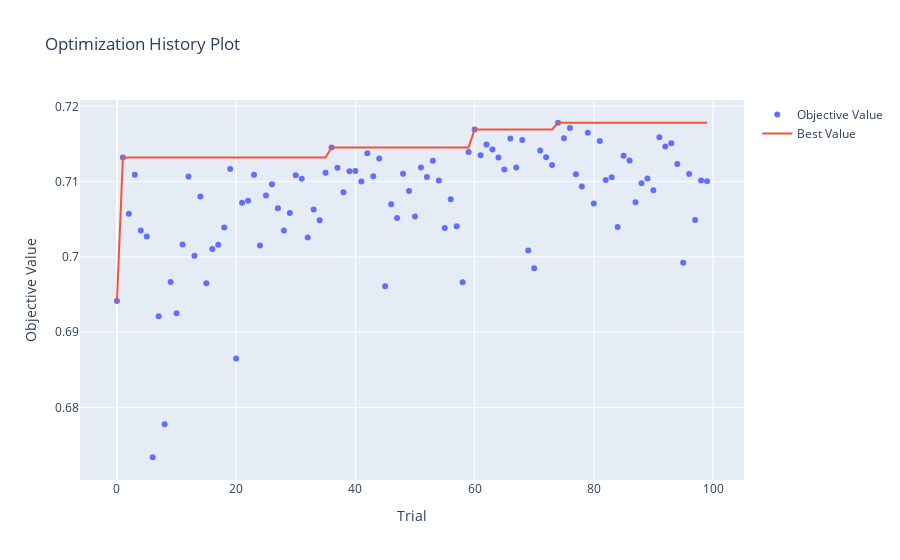
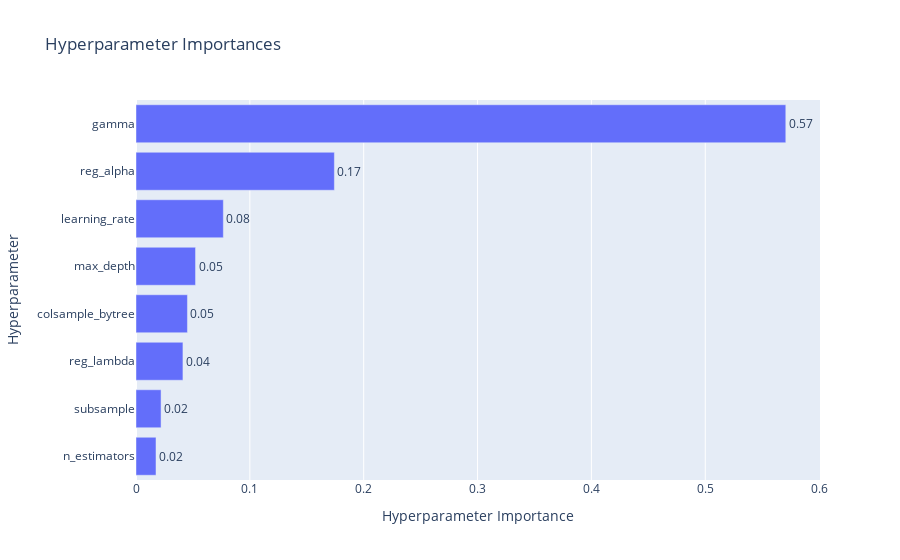

Notebook code for these charts, in order:
### Code cell
print(f"Лучшие параметры для XGBoost:")
print(study_xgb.best_params)
print(f"Лучший ROC-AUC: {study_xgb.best_value:.4f}")

fig = optuna.visualization.plot_optimization_history(study_xgb)
fig.show()

fig = optuna.visualization.plot_param_importances(study_xgb)
fig.show()

### Figure 1 — Plotly figure (JSON) as saved in the notebook; plotly's stock layout.template omitted (floating-point values rounded to 4 significant figures)
{"data": [{"mode": "markers", "name": "Objective Value", "type": "scatter", "x": [0, 1, 2, 3, 4, 5, 6, 7, 8, 9, 10, 11, 12, 13, 14, 15, 16, 17, 18, 19, 20, 21, 22, 23, 24, 25, 26, 27, 28, 29, 30, 31, 32, 33, 34, 35, 36, 37, 38, 39, 40, 41, 42, 43, 44, 45, 46, 47, 48, 49, 50, 51, 52, 53, 54, 55, 56, 57, 58, 59, 60, 61, 62, 63, 64, 65, 66, 67, 68, 69, 70, 71, 72, 73, 74, 75, 76, 77, 78, 79, 80, 81, 82, 83, 84, 85, 86, 87, 88, 89, 90, 91, 92, 93, 94, 95, 96, 97, 98, 99], "y": [0.6941, 0.7132, 0.7057, 0.7109, 0.7035, 0.7027, 0.6734, 0.6921, 0.6778, 0.6967, 0.6925, 0.7017, 0.7107, 0.7001, 0.708, 0.6965, 0.701, 0.7016, 0.7039, 0.7117, 0.6865, 0.7072, 0.7074, 0.7109, 0.7015, 0.7081, 0.7096, 0.7065, 0.7035, 0.7058, 0.7108, 0.7104, 0.7026, 0.7063, 0.7049, 0.7112, 0.7145, 0.7118, 0.7086, 0.7114, 0.7114, 0.71, 0.7138, 0.7107, 0.7131, 0.6961, 0.707, 0.7052, 0.711, 0.7088, 0.7053, 0.7119, 0.7106, 0.7128, 0.7102, 0.7038, 0.7076, 0.7041, 0.6966, 0.7139, 0.7169, 0.7135, 0.7149, 0.7143, 0.7132, 0.7116, 0.7157, 0.7119, 0.7155, 0.7008, 0.6985, 0.7141, 0.7132, 0.7122, 0.7178, 0.7158, 0.7171, 0.711, 0.7093, 0.7165, 0.7071, 0.7154, 0.7102, 0.7106, 0.704, 0.7134, 0.7128, 0.7072, 0.7098, 0.7104, 0.7089, 0.7159, 0.7147, 0.7151, 0.7123, 0.6992, 0.711, 0.7049, 0.7101, 0.7101]}, {"mode": "lines", "name": "Best Value", "type": "scatter", "x": [0, 1, 2, 3, 4, 5, 6, 7, 8, 9, 10, 11, 12, 13, 14, 15, 16, 17, 18, 19, 20, 21, 22, 23, 24, 25, 26, 27, 28, 29, 30, 31, 32, 33, 34, 35, 36, 37, 38, 39, 40, 41, 42, 43, 44, 45, 46, 47, 48, 49, 50, 51, 52, 53, 54, 55, 56, 57, 58, 59, 60, 61, 62, 63, 64, 65, 66, 67, 68, 69, 70, 71, 72, 73, 74, 75, 76, 77, 78, 79, 80, 81, 82, 83, 84, 85, 86, 87, 88, 89, 90, 91, 92, 93, 94, 95, 96, 97, 98, 99], "y": [0.6941, 0.7132, 0.7132, 0.7132, 0.7132, 0.7132, 0.7132, 0.7132, 0.7132, 0.7132, 0.7132, 0.7132, 0.7132, 0.7132, 0.7132, 0.7132, 0.7132, 0.7132, 0.7132, 0.7132, 0.7132, 0.7132, 0.7132, 0.7132, 0.7132, 0.7132, 0.7132, 0.7132, 0.7132, 0.7132, 0.7132, 0.7132, 0.7132, 0.7132, 0.7132, 0.7132, 0.7145, 0.7145, 0.7145, 0.7145, 0.7145, 0.7145, 0.7145, 0.7145, 0.7145, 0.7145, 0.7145, 0.7145, 0.7145, 0.7145, 0.7145, 0.7145, 0.7145, 0.7145, 0.7145, 0.7145, 0.7145, 0.7145, 0.7145, 0.7145, 0.7169, 0.7169, 0.7169, 0.7169, 0.7169, 0.7169, 0.7169, 0.7169, 0.7169, 0.7169, 0.7169, 0.7169, 0.7169, 0.7169, 0.7178, 0.7178, 0.7178, 0.7178, 0.7178, 0.7178, 0.7178, 0.7178, 0.7178, 0.7178, 0.7178, 0.7178, 0.7178, 0.7178, 0.7178, 0.7178, 0.7178, 0.7178, 0.7178, 0.7178, 0.7178, 0.7178, 0.7178, 0.7178, 0.7178, 0.7178]}, {"marker": {"color": "#cccccc"}, "mode": "markers", "name": "Infeasible Trial", "showlegend": false, "type": "scatter", "x": [], "y": []}], "layout": {"title": {"text": "Optimization History Plot"}, "xaxis": {"title": {"text": "Trial"}}, "yaxis": {"title": {"text": "Objective Value"}}}}

### Figure 2 — Plotly figure (JSON) as saved in the notebook; plotly's stock layout.template omitted (floating-point values rounded to 4 significant figures)
{"data": [{"cliponaxis": false, "hovertemplate": ["n_estimators (IntDistribution): 0.01756985461043427<extra></extra>", "subsample (FloatDistribution): 0.0219984889146021<extra></extra>", "reg_lambda (FloatDistribution): 0.0412307944072421<extra></extra>", "colsample_bytree (FloatDistribution): 0.045191745199147926<extra></extra>", "max_depth (IntDistribution): 0.052298196576161526<extra></extra>", "learning_rate (FloatDistribution): 0.0767134370063091<extra></extra>", "reg_alpha (FloatDistribution): 0.1742445472347089<extra></extra>", "gamma (FloatDistribution): 0.570752936051394<extra></extra>"], "name": "Objective Value", "orientation": "h", "text": ["0.02", "0.02", "0.04", "0.05", "0.05", "0.08", "0.17", "0.57"], "textposition": "outside", "type": "bar", "x": [0.01757, 0.022, 0.04123, 0.04519, 0.0523, 0.07671, 0.1742, 0.5708], "y": ["n_estimators", "subsample", "reg_lambda", "colsample_bytree", "max_depth", "learning_rate", "reg_alpha", "gamma"]}], "layout": {"title": {"text": "Hyperparameter Importances"}, "xaxis": {"title": {"text": "Hyperparameter Importance"}}, "yaxis": {"title": {"text": "Hyperparameter"}}}}
